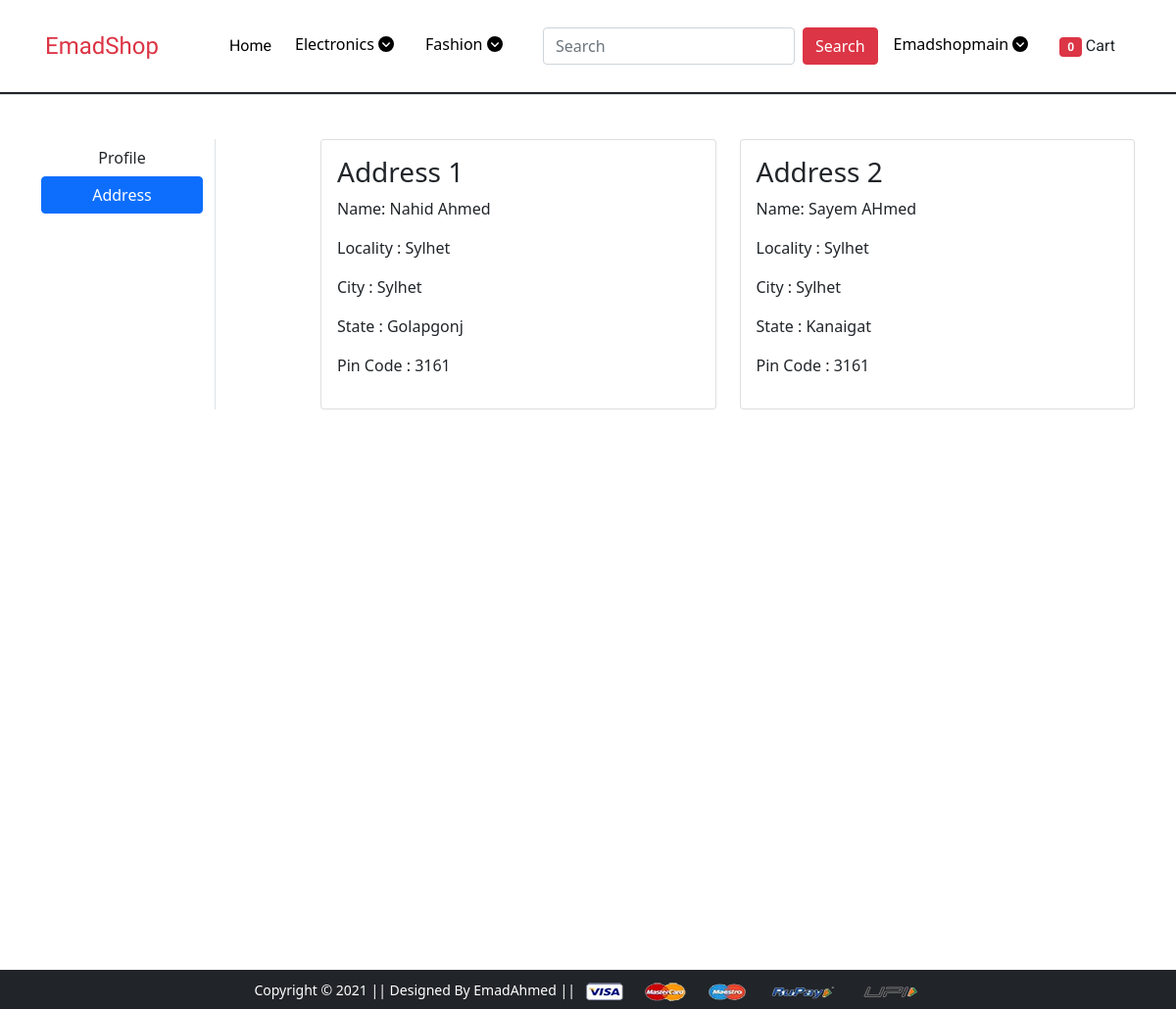
Page /address/ (signed in) on the earlier database version.
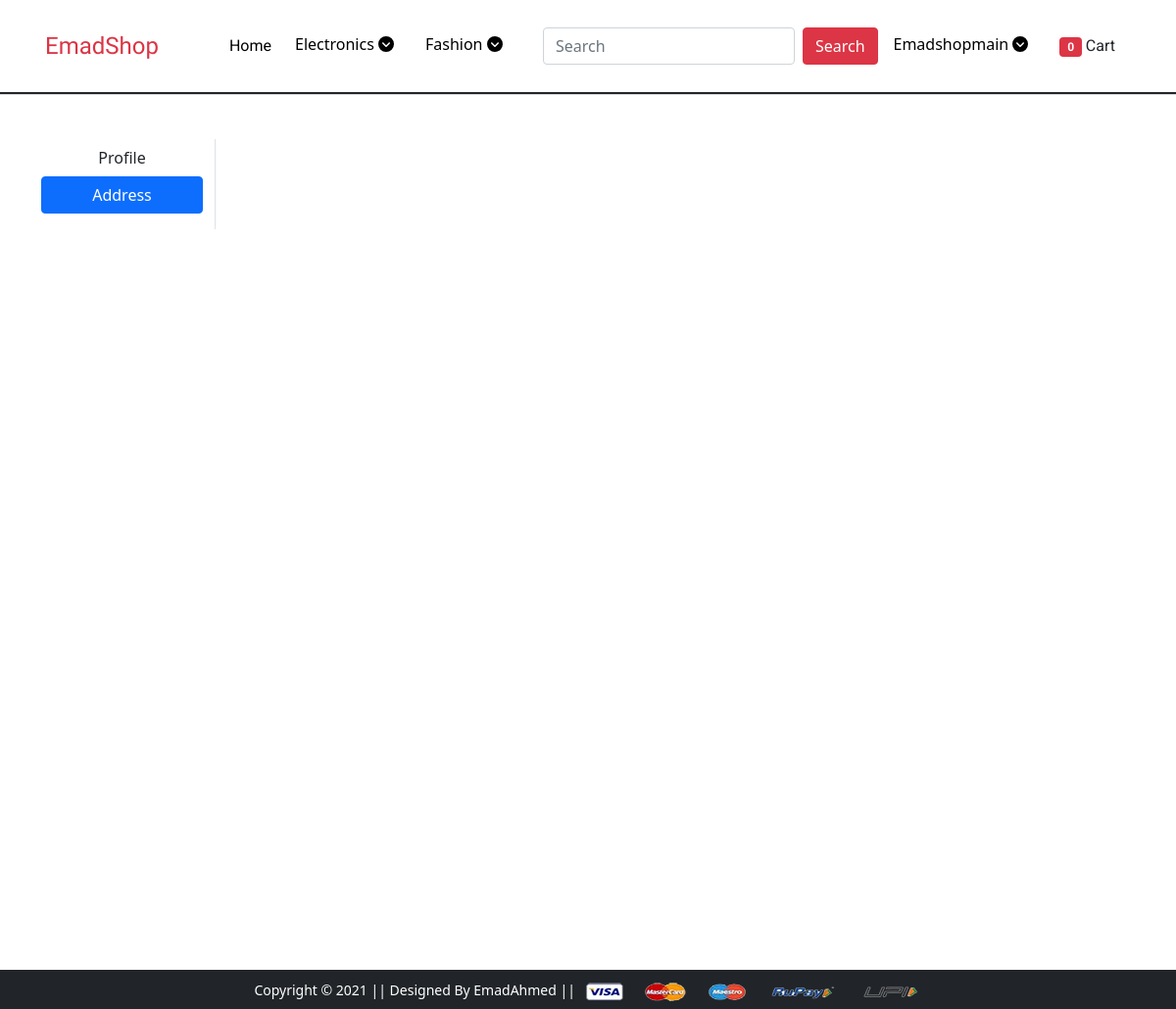
Same page on the later database version.
### app/models.py (models this page shows, shortened)
class Customer(models.Model):
    user = models.ForeignKey(User, on_delete=models.CASCADE)
    name = models.CharField(max_length=200)
    locality = models.CharField(max_length=200)
    city = models.CharField(max_length=50)
    zipcode = models.IntegerField()
    state = models.CharField(choices=STATE_CHOICES, max_length=50)

### app/views.py (the view)
# urls.py: path('address/', views.address, name='address'),
@login_required
def address(request):
    add = Customer.objects.filter(user=request.user)
    return render(request, 'app/address.html', {'add': add,  'active': 'btn-primary'})

### app/templates/app/address.html (shortened to what this page needs)
{% extends 'app/base.html' %}
{% load static %}
{% block main-content %}
<div class="container my-5" style="height: 100vh;">
 <div class="row">
  <div class="col-sm-2 border-end">
   <ul class="list-unstyled">
    <li class="d-grid"><a href="{% url 'profile' %}" class="btn">Profile</a></li>
    <li class="d-grid"><a href="{% url 'address' %}" class="btn {{active}}">Address</a></li>
   </ul>
  </div>
  <div class="col-sm-9 offset-sm-1">
   <div class="row">
    {% for ad in add %}
    <div class="col-sm-6">
     <div class="card">
      <div class="card-body">
       <h3>Address {{forloop.counter}}</h3>
       <p>Name: {{ad.name}}</p>
       <p>Locality : {{ad.locality}}</p>
       <p>City : {{ad.city}}</p>
       <p>State : {{ad.state}}</p>
       <p>Pin Code : {{ad.zipcode}}</p>
      </div>
     </div>
    </div>
    {% endfor %}
   </div>
  </div>
 </div>
</div>
{% endblock main-content %}

Differences in the rows shown:
removed Customer: name "Nahid Ahmed", locality "Sylhet", city "Sylhet", state "Golapgonj", zipcode "3161"
removed Customer: name "Sayem AHmed", locality "Sylhet", city "Sylhet", state "Kanaigat", zipcode "3161"
